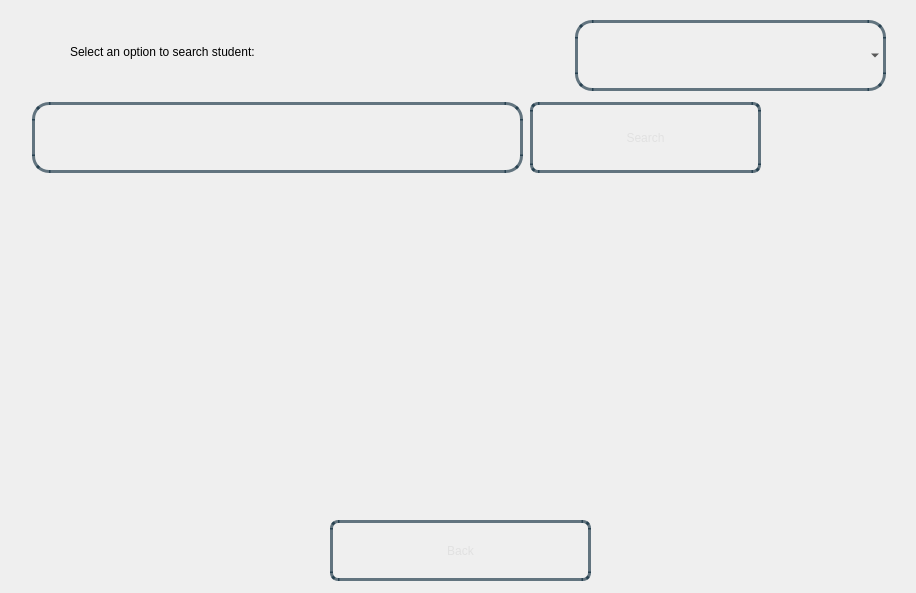
<?xml version="1.0" encoding="UTF-8"?>
<ui version="4.0">
 <class>Dialog</class>
 <widget class="QDialog" name="Dialog">
  <property name="geometry">
   <rect>
    <x>0</x>
    <y>0</y>
    <width>916</width>
    <height>593</height>
   </rect>
  </property>
  <property name="windowTitle">
   <string>Dialog</string>
  </property>
  <widget class="QWidget" name="bgwidget" native="true">
   <property name="geometry">
    <rect>
     <x>0</x>
     <y>0</y>
     <width>911</width>
     <height>591</height>
    </rect>
   </property>
   <property name="styleSheet">
    <string notr="true">QWidget#bgwidget{
background-color:qlineargradient(x1: 1, y1: 1, x2:1, y2: 0.2, stop: 0 rgba(0, 52, 89,140),
stop: 1 rgba(0, 168, 232,190))
}</string>
   </property>
   <widget class="QLabel" name="label">
    <property name="geometry">
     <rect>
      <x>70</x>
      <y>16</y>
      <width>641</width>
      <height>71</height>
     </rect>
    </property>
    <property name="styleSheet">
     <string notr="true">font: 20pt &quot;Sans Serif Collection&quot;;</string>
    </property>
    <property name="text">
     <string>Select an option to search student: </string>
    </property>
   </widget>
   <widget class="QPushButton" name="searchBtn">
    <property name="geometry">
     <rect>
      <x>530</x>
      <y>102</y>
      <width>231</width>
      <height>71</height>
     </rect>
    </property>
    <property name="styleSheet">
     <string notr="true">QPushButton{
border-radius:8px;
border:3px solid rgba(0,30,50,150);
color:rgba(225,225,225,255);
background-color:rgba(0,0,0,0);
font: 22pt &quot;Sans Serif Collection&quot;;
}
.QPushButton:hover
{
   background-color:white;
	color: rgba(0,30,50,150);
}
</string>
    </property>
    <property name="text">
     <string>Search</string>
    </property>
   </widget>
   <widget class="QLabel" name="rollNo">
    <property name="geometry">
     <rect>
      <x>30</x>
      <y>200</y>
      <width>151</width>
      <height>61</height>
     </rect>
    </property>
    <property name="styleSheet">
     <string notr="true">font: 14pt &quot;Sans Serif Collection&quot;;</string>
    </property>
    <property name="text">
     <string/>
    </property>
   </widget>
   <widget class="QLabel" name="id">
    <property name="geometry">
     <rect>
      <x>30</x>
      <y>320</y>
      <width>391</width>
      <height>61</height>
     </rect>
    </property>
    <property name="styleSheet">
     <string notr="true">font: 14pt &quot;Sans Serif Collection&quot;;</string>
    </property>
    <property name="text">
     <string/>
    </property>
   </widget>
   <widget class="QLabel" name="name">
    <property name="geometry">
     <rect>
      <x>30</x>
      <y>260</y>
      <width>251</width>
      <height>61</height>
     </rect>
    </property>
    <property name="styleSheet">
     <string notr="true">font: 14pt &quot;Sans Serif Collection&quot;;</string>
    </property>
    <property name="text">
     <string/>
    </property>
   </widget>
   <widget class="QLabel" name="rank">
    <property name="geometry">
     <rect>
      <x>30</x>
      <y>380</y>
      <width>381</width>
      <height>61</height>
     </rect>
    </property>
    <property name="styleSheet">
     <string notr="true">font: 14pt &quot;Sans Serif Collection&quot;;</string>
    </property>
    <property name="text">
     <string/>
    </property>
   </widget>
   <widget class="QPushButton" name="backBtn">
    <property name="geometry">
     <rect>
      <x>330</x>
      <y>520</y>
      <width>261</width>
      <height>61</height>
     </rect>
    </property>
    <property name="styleSheet">
     <string notr="true">QPushButton{
border-radius:8px;
border:3px solid rgba(0,30,50,150);
color:rgba(225,225,225,255);
background-color:rgba(0,0,0,0);
font: 22pt &quot;Sans Serif Collection&quot;;
}
.QPushButton:hover
{
   background-color:white;
	color: rgba(0,30,50,150);
}
</string>
    </property>
    <property name="text">
     <string>Back</string>
    </property>
   </widget>
   <widget class="QComboBox" name="option">
    <property name="geometry">
     <rect>
      <x>575</x>
      <y>20</y>
      <width>311</width>
      <height>71</height>
     </rect>
    </property>
    <property name="styleSheet">
     <string notr="true">.QComboBox{
border-radius:17px;
background-color:rgba(0,0,0,0);
border:3px solid rgba(0,30,50,150);
font: 18pt &quot;Sans Serif Collection&quot;;
	padding:18px;
	padding-top:12px;
}

.QComboBox:focus{
color:rgba(0,30,50,150);
}
</string>
    </property>
   </widget>
   <widget class="QLabel" name="emailId">
    <property name="geometry">
     <rect>
      <x>30</x>
      <y>440</y>
      <width>451</width>
      <height>51</height>
     </rect>
    </property>
    <property name="styleSheet">
     <string notr="true">font: 14pt &quot;Sans Serif Collection&quot;;</string>
    </property>
    <property name="text">
     <string/>
    </property>
   </widget>
   <widget class="QLabel" name="number">
    <property name="geometry">
     <rect>
      <x>490</x>
      <y>200</y>
      <width>381</width>
      <height>61</height>
     </rect>
    </property>
    <property name="styleSheet">
     <string notr="true">font: 14pt &quot;Sans Serif Collection&quot;;</string>
    </property>
    <property name="text">
     <string/>
    </property>
   </widget>
   <widget class="QLabel" name="department">
    <property name="geometry">
     <rect>
      <x>490</x>
      <y>260</y>
      <width>381</width>
      <height>61</height>
     </rect>
    </property>
    <property name="styleSheet">
     <string notr="true">font: 14pt &quot;Sans Serif Collection&quot;;</string>
    </property>
    <property name="text">
     <string/>
    </property>
   </widget>
   <widget class="QLabel" name="city">
    <property name="geometry">
     <rect>
      <x>490</x>
      <y>390</y>
      <width>381</width>
      <height>41</height>
     </rect>
    </property>
    <property name="styleSheet">
     <string notr="true">font: 14pt &quot;Sans Serif Collection&quot;;</string>
    </property>
    <property name="text">
     <string/>
    </property>
   </widget>
   <widget class="QLabel" name="classId">
    <property name="geometry">
     <rect>
      <x>490</x>
      <y>320</y>
      <width>381</width>
      <height>61</height>
     </rect>
    </property>
    <property name="styleSheet">
     <string notr="true">font: 14pt &quot;Sans Serif Collection&quot;;</string>
    </property>
    <property name="text">
     <string/>
    </property>
   </widget>
   <widget class="QLabel" name="mentor">
    <property name="geometry">
     <rect>
      <x>490</x>
      <y>440</y>
      <width>381</width>
      <height>51</height>
     </rect>
    </property>
    <property name="styleSheet">
     <string notr="true">font: 14pt &quot;Sans Serif Collection&quot;;</string>
    </property>
    <property name="text">
     <string/>
    </property>
   </widget>
   <widget class="QLabel" name="error">
    <property name="geometry">
     <rect>
      <x>330</x>
      <y>270</y>
      <width>271</width>
      <height>61</height>
     </rect>
    </property>
    <property name="styleSheet">
     <string notr="true">font: 20pt &quot;Sans Serif Collection&quot;;
color : &quot;red&quot;</string>
    </property>
    <property name="text">
     <string/>
    </property>
   </widget>
   <widget class="QLineEdit" name="search">
    <property name="geometry">
     <rect>
      <x>32</x>
      <y>102</y>
      <width>491</width>
      <height>71</height>
     </rect>
    </property>
    <property name="styleSheet">
     <string notr="true">.QLineEdit{
border-radius:17px;
background-color:rgba(0,0,0,0);
border:3px solid rgba(0,30,50,150);
font: 18pt &quot;Sans Serif Collection&quot;;
padding:18px;
padding-top:8px;
}

.QLineEdit:focus{
	background-color:rgba(255,255,255,255);

}</string>
    </property>
    <property name="text">
     <string/>
    </property>
    <property name="placeholderText">
     <string/>
    </property>
    <property name="clearButtonEnabled">
     <bool>true</bool>
    </property>
   </widget>
  </widget>
 </widget>
 <resources/>
 <connections/>
</ui>
